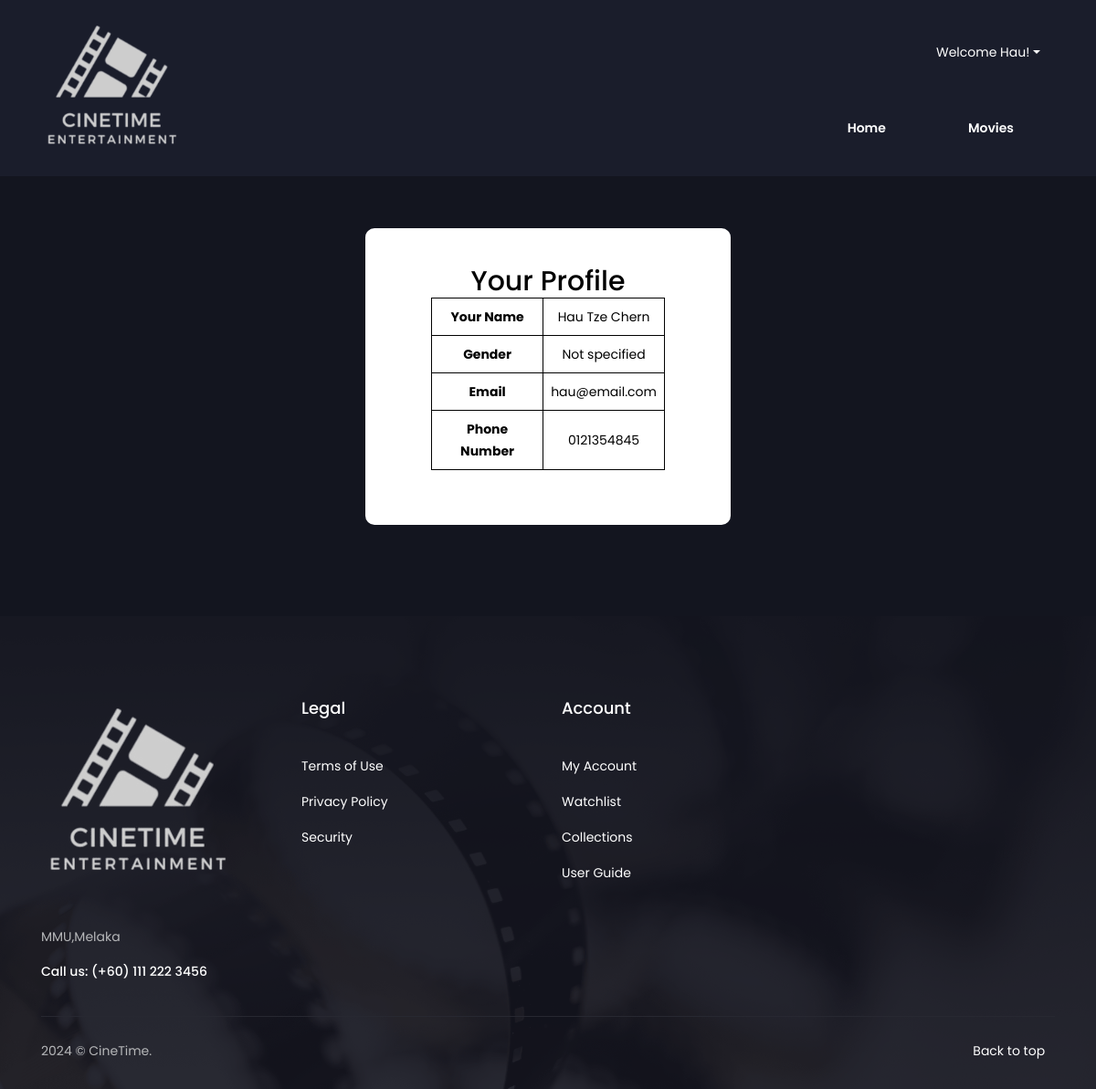
Screenshot of /Userpage/Customer.php?user_id=1 with the database file from the repository.
### tables this page shows
CREATE TABLE `user` (
  `user_id` int(10) NOT NULL,
  `username` varchar(255) NOT NULL,
  `password` varchar(255) NOT NULL,
  `first_name` varchar(255) NOT NULL,
  `last_name` varchar(255) NOT NULL,
  `Gender` char(1) NOT NULL,
  `email` varchar(255) DEFAULT NULL,
  `phone_number` varchar(11) NOT NULL,
  `password_reset_token` varchar(255) DEFAULT NULL,
  `token_expiry` datetime DEFAULT NULL
);

### Userpage/Customer.php (the view, shortened to what this page needs)
<?php
include("connection.php");
if (isset($_SESSION['user_id'])) {
    $user_id = $_SESSION['user_id'];
} elseif (isset($_GET['user_id'])) {
    $user_id = $_GET['user_id'];
}
$sql = "SELECT * FROM user WHERE user_id = $user_id";
$result = $conn->query($sql);
$rows = $result->fetch_all(MYSQLI_ASSOC);
?>
<!DOCTYPE html>
<html lang="en">
<head>
    <link rel="stylesheet" type="text/css" href="assets/css/login.css"/>
    <link rel="stylesheet" type="text/css" href="assets/css/bootstrap.min.css" media="all" />
    <link rel="stylesheet" type="text/css" href="assets/css/slicknav.min.css" media="all" />
    <link rel="stylesheet" type="text/css" href="assets/css/icofont.css" media="all" />
    <link rel="stylesheet" type="text/css" href="assets/css/owl.carousel.css">
    <link rel="stylesheet" type="text/css" href="assets/css/magnific-popup.css">
    <link rel="stylesheet" type="text/css" href="assets/css/styles.css" media="all" />
    <link rel="stylesheet" type="text/css" href="assets/css/responsive.css" media="all" />
</head>
<body>
<header class="header">
    <div class="container">
        <div class="header-area">
            <div class="logo">
                <a href="index.php"><img src="assets/img/CTlogo.png" alt="logo" /></a>
            </div>
            <div class="header-right">
                <ul>
                    <?php
                        echo '<li class="nav-item dropdown">';
                        echo '<a class="nav-link dropdown-toggle" href="#" id="navbarDropdown" role="button" data-toggle="dropdown" aria-haspopup="true" aria-expanded="false">';
                            if ($_SESSION['Gender'] == 'M') {
                                echo 'Welcome Mr. ' . $_SESSION['first_name'] . '!';
                            } else if ($_SESSION['Gender'] == 'F'){
                                echo 'Welcome Ms. ' . $_SESSION['first_name'] . '!';
                            } else{
                                echo 'Welcome ' . $_SESSION['first_name'] . '!';
                            }
                        echo '</a>';
                    ?>
                </ul>
            </div>
            <div class="menu-area">
                <div class="mainmenu">
                    <ul id="primary-menu">
                        <?php
                        if ($_SESSION['user_id'] == 0) {
                            echo '<li><a class="active" href="index.php">Home</a></li>';
                        }
                        ?>
                        <li><a href="movies.php">Movies</a></li>
                    </ul>
                </div>
            </div>
        </div>
    </div>
</header>
<form id="signupForm" method="post" action="#">
    <div id="mainbox">
        <h2 class="profile-heading">Your Profile</h2>
        <?php
        if(isset($rows[0])) {
            $customer = $rows[0];
        ?>
        <table border="1">
            <tr>
                <th>Your Name</th>
                <td><?php echo $customer["first_name"] ." ". $customer["last_name"]; ?></td>
            </tr>
            <tr>
                <th>Gender</th>
                <td>
                    <?php
                if ($customer["Gender"]=='N')
                {
                    echo "Not specified";
                }
                else
                {
                    echo $customer["Gender"]; }?>
                </td>
            </tr>
            <tr>
                <th>Email</th>
                <td><?php echo $customer["email"]; ?></td>
            </tr>
            <tr>
                <th>Phone Number</th>
                <td><?php echo $customer["phone_number"]; ?></td>
            </tr>
        </table>
        <?php
        } else {
            echo "User not found";
        }
        ?>
    </div>
</form>
<?php include('footer.php');?>
</body>
</html>

### Userpage/assets/css/login.css (style rules this page uses)
body { line-height: 24px; font-size: 14px; color: #b6b7b9; background-image: url('/path/to/img/hero-area.png'); background-size: cover; background-repeat: no-repeat; font-family: 'Poppins', sans-serif; font-weight: 400; position: relative; margin: 0; padding: 0; padding-top: 250px; text-align: center; }
h1, h2, h3, h4, h5, h6, p, ul, ol { margin: 0; padding: 0; }
ul { list-style: none; }
a { color: #fff; text-decoration: none; transition: 0.6s; }
.header { background-color: #1a1d2b; padding: 20px 0; }
.header .container { display: flex; align-items: center; justify-content: space-between; }
.header .logo img { max-width: 100%; height: auto; }
.header .menu-area { display: flex; align-items: center; justify-content: flex-end; }
.header .mainmenu ul { display: flex; }
.header .mainmenu { text-align: right; }
.header .mainmenu ul li { margin-left: 30px; }
.header .mainmenu ul li a { color: #fff; text-decoration: none; font-weight: 600; padding: 10px 15px; border-radius: 5px; transition: all 0.3s ease; }
form { background-color: #fff; padding: 50px 0; }
form { background-color: #fff; padding: 40px; border-radius: 10px; text-align: center; max-width: 400px; margin: 0 auto; }
h2 { color: #fff; margin-bottom: 20px; text-align: center; margin-top: 0; }
#mainbox { margin: auto; width: 80%; text-align: center; color: black; }
table { margin: auto; border-collapse: collapse; background-color: white; color: black; }
th, td { border: 1px solid black; padding: 8px; }
.profile-heading { color: black; margin-top: 0; text-align: center; }

### Userpage/assets/css/styles.css (style rules this page uses)
body { line-height: 24px; font-size: 14px; color: #b6b7b9; background: #13151f; font-family: 'Poppins', sans-serif; font-weight: 400; position: relative; display: flex; flex-direction: column; min-height: 100vh; margin: 0; }
h1,h2,h3,h4,h5,h6 { font-weight: 500; color: #fff; }
h1,h2,h3,h4,h5,h6,p { margin: 0px; }
h2 { font-size: 30px; }
a { transition: 0.6s; }
a, a:hover { color: #fff; }
img { max-width: 100%; height: auto; }
a, a:hover, a:focus, a:active, button:focus { text-decoration: none; border: none; outline: 0; }
ul { list-style: none; margin: 0; padding: 0; }
.header { padding: 20px 0; position: absolute; top: 0; left: 0; width: 100%; z-index: 99; }
.header-area { display: grid; grid-template-rows: repeat(2,1fr); grid-template-columns: repeat(12,1fr); align-items: center; grid-gap: 20px; }
.logo { grid-column: span 2; grid-row: span 2; padding-right: 15px; }
.header-right { grid-column: span 10; text-align: right; display: flex; align-items: center; }
.header-right { position: relative; display: inline-block; float: right; }
.header-right ul { list-style: none; margin: 0; padding: 0; }
.header-right ul li { display: inline-block; position: relative; }
.header-right ul li a { color: #fff; padding: 12px 16px; text-decoration: none; display: block; background-color: transparent; border: none; }
.menu-area { grid-column: span 10; }
.mainmenu { text-align: right; }
.mainmenu li { display: inline-block; position: relative; }
.mainmenu li a:not(.theme-btn) { display: inline-block; margin-right: 30px; padding: 3px 0; }
.mainmenu { display: block; }
.mainmenu li a.active, .mainmenu li a:hover { color: #eb315a; }
.header-right ul li { padding: 8px 0 0; margin-left: 15px; display: inline-block; }

### Userpage/Customer.php (style rules this page uses)
#signupForm { width: 50%; }

### rows the page displays
user: first_name "Hau", last_name "Tze Chern", email "hau@email.com", phone_number "0121354845"

### other values shown
$_SESSION['first_name'] "Hau"
